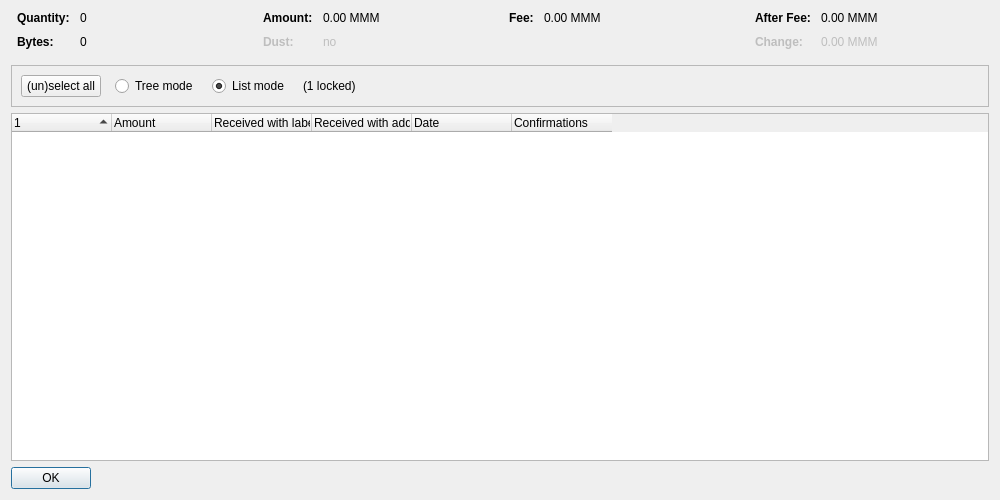
<?xml version="1.0" encoding="UTF-8"?>
<ui version="4.0">
 <class>CoinControlDialog</class>
 <widget class="QDialog" name="CoinControlDialog">
  <property name="geometry">
   <rect>
    <x>0</x>
    <y>0</y>
    <width>1000</width>
    <height>500</height>
   </rect>
  </property>
  <property name="windowTitle">
   <string>Coin Selection</string>
  </property>
  <layout class="QVBoxLayout" name="verticalLayout">
   <item>
    <layout class="QHBoxLayout" name="horizontalLayoutTop" stretch="0,0,0,0">
     <property name="topMargin">
      <number>0</number>
     </property>
     <property name="bottomMargin">
      <number>10</number>
     </property>
     <item>
      <layout class="QFormLayout" name="formLayoutCoinControl1">
       <property name="horizontalSpacing">
        <number>10</number>
       </property>
       <property name="verticalSpacing">
        <number>10</number>
       </property>
       <property name="leftMargin">
        <number>6</number>
       </property>
       <property name="rightMargin">
        <number>6</number>
       </property>
       <item row="0" column="0">
        <widget class="QLabel" name="labelCoinControlQuantityText">
         <property name="font">
          <font>
           <weight>75</weight>
           <bold>true</bold>
          </font>
         </property>
         <property name="text">
          <string>Quantity:</string>
         </property>
        </widget>
       </item>
       <item row="0" column="1">
        <widget class="QLabel" name="labelCoinControlQuantity">
         <property name="cursor">
          <cursorShape>IBeamCursor</cursorShape>
         </property>
         <property name="contextMenuPolicy">
          <enum>Qt::ActionsContextMenu</enum>
         </property>
         <property name="text">
          <string notr="true">0</string>
         </property>
         <property name="textInteractionFlags">
          <set>Qt::LinksAccessibleByMouse|Qt::TextSelectableByKeyboard|Qt::TextSelectableByMouse</set>
         </property>
        </widget>
       </item>
       <item row="1" column="0">
        <widget class="QLabel" name="labelCoinControlBytesText">
         <property name="font">
          <font>
           <weight>75</weight>
           <bold>true</bold>
          </font>
         </property>
         <property name="text">
          <string>Bytes:</string>
         </property>
        </widget>
       </item>
       <item row="1" column="1">
        <widget class="QLabel" name="labelCoinControlBytes">
         <property name="cursor">
          <cursorShape>IBeamCursor</cursorShape>
         </property>
         <property name="contextMenuPolicy">
          <enum>Qt::ActionsContextMenu</enum>
         </property>
         <property name="text">
          <string notr="true">0</string>
         </property>
         <property name="textInteractionFlags">
          <set>Qt::LinksAccessibleByMouse|Qt::TextSelectableByKeyboard|Qt::TextSelectableByMouse</set>
         </property>
        </widget>
       </item>
      </layout>
     </item>
     <item>
      <layout class="QFormLayout" name="formLayoutCoinControl2">
       <property name="horizontalSpacing">
        <number>10</number>
       </property>
       <property name="verticalSpacing">
        <number>10</number>
       </property>
       <property name="leftMargin">
        <number>6</number>
       </property>
       <property name="rightMargin">
        <number>6</number>
       </property>
       <item row="0" column="0">
        <widget class="QLabel" name="labelCoinControlAmountText">
         <property name="font">
          <font>
           <weight>75</weight>
           <bold>true</bold>
          </font>
         </property>
         <property name="text">
          <string>Amount:</string>
         </property>
        </widget>
       </item>
       <item row="0" column="1">
        <widget class="QLabel" name="labelCoinControlAmount">
         <property name="cursor">
          <cursorShape>IBeamCursor</cursorShape>
         </property>
         <property name="contextMenuPolicy">
          <enum>Qt::ActionsContextMenu</enum>
         </property>
         <property name="text">
          <string notr="true">0.00 MMM</string>
         </property>
         <property name="textInteractionFlags">
          <set>Qt::LinksAccessibleByMouse|Qt::TextSelectableByKeyboard|Qt::TextSelectableByMouse</set>
         </property>
        </widget>
       </item>
       <item row="1" column="0">
        <widget class="QLabel" name="labelCoinControlLowOutputText">
         <property name="enabled">
          <bool>false</bool>
         </property>
         <property name="font">
          <font>
           <weight>75</weight>
           <bold>true</bold>
          </font>
         </property>
         <property name="text">
          <string>Dust:</string>
         </property>
        </widget>
       </item>
       <item row="1" column="1">
        <widget class="QLabel" name="labelCoinControlLowOutput">
         <property name="enabled">
          <bool>false</bool>
         </property>
         <property name="cursor">
          <cursorShape>IBeamCursor</cursorShape>
         </property>
         <property name="contextMenuPolicy">
          <enum>Qt::ActionsContextMenu</enum>
         </property>
         <property name="text">
          <string notr="true">no</string>
         </property>
         <property name="textInteractionFlags">
          <set>Qt::LinksAccessibleByMouse|Qt::TextSelectableByKeyboard|Qt::TextSelectableByMouse</set>
         </property>
        </widget>
       </item>
      </layout>
     </item>
     <item>
      <layout class="QFormLayout" name="formLayoutCoinControl3">
       <property name="horizontalSpacing">
        <number>10</number>
       </property>
       <property name="verticalSpacing">
        <number>10</number>
       </property>
       <property name="leftMargin">
        <number>6</number>
       </property>
       <property name="rightMargin">
        <number>6</number>
       </property>
       <item row="0" column="0">
        <widget class="QLabel" name="labelCoinControlFeeText">
         <property name="font">
          <font>
           <weight>75</weight>
           <bold>true</bold>
          </font>
         </property>
         <property name="text">
          <string>Fee:</string>
         </property>
        </widget>
       </item>
       <item row="0" column="1">
        <widget class="QLabel" name="labelCoinControlFee">
         <property name="cursor">
          <cursorShape>IBeamCursor</cursorShape>
         </property>
         <property name="contextMenuPolicy">
          <enum>Qt::ActionsContextMenu</enum>
         </property>
         <property name="text">
          <string notr="true">0.00 MMM</string>
         </property>
         <property name="textInteractionFlags">
          <set>Qt::LinksAccessibleByMouse|Qt::TextSelectableByKeyboard|Qt::TextSelectableByMouse</set>
         </property>
        </widget>
       </item>
      </layout>
     </item>
     <item>
      <layout class="QFormLayout" name="formLayoutCoinControl4">
       <property name="horizontalSpacing">
        <number>10</number>
       </property>
       <property name="verticalSpacing">
        <number>10</number>
       </property>
       <property name="leftMargin">
        <number>6</number>
       </property>
       <property name="rightMargin">
        <number>6</number>
       </property>
       <item row="0" column="0">
        <widget class="QLabel" name="labelCoinControlAfterFeeText">
         <property name="font">
          <font>
           <weight>75</weight>
           <bold>true</bold>
          </font>
         </property>
         <property name="text">
          <string>After Fee:</string>
         </property>
        </widget>
       </item>
       <item row="0" column="1">
        <widget class="QLabel" name="labelCoinControlAfterFee">
         <property name="cursor">
          <cursorShape>IBeamCursor</cursorShape>
         </property>
         <property name="contextMenuPolicy">
          <enum>Qt::ActionsContextMenu</enum>
         </property>
         <property name="text">
          <string notr="true">0.00 MMM</string>
         </property>
         <property name="textInteractionFlags">
          <set>Qt::LinksAccessibleByMouse|Qt::TextSelectableByKeyboard|Qt::TextSelectableByMouse</set>
         </property>
        </widget>
       </item>
       <item row="1" column="0">
        <widget class="QLabel" name="labelCoinControlChangeText">
         <property name="enabled">
          <bool>false</bool>
         </property>
         <property name="font">
          <font>
           <weight>75</weight>
           <bold>true</bold>
          </font>
         </property>
         <property name="text">
          <string>Change:</string>
         </property>
        </widget>
       </item>
       <item row="1" column="1">
        <widget class="QLabel" name="labelCoinControlChange">
         <property name="enabled">
          <bool>false</bool>
         </property>
         <property name="cursor">
          <cursorShape>IBeamCursor</cursorShape>
         </property>
         <property name="contextMenuPolicy">
          <enum>Qt::ActionsContextMenu</enum>
         </property>
         <property name="text">
          <string notr="true">0.00 MMM</string>
         </property>
         <property name="textInteractionFlags">
          <set>Qt::LinksAccessibleByMouse|Qt::TextSelectableByKeyboard|Qt::TextSelectableByMouse</set>
         </property>
        </widget>
       </item>
      </layout>
     </item>
    </layout>
   </item>
   <item>
    <widget class="QFrame" name="frame">
     <property name="minimumSize">
      <size>
       <width>0</width>
       <height>40</height>
      </size>
     </property>
     <property name="frameShape">
      <enum>QFrame::StyledPanel</enum>
     </property>
     <property name="frameShadow">
      <enum>QFrame::Sunken</enum>
     </property>
     <layout class="QHBoxLayout" name="horizontalLayout">
      <item>
       <layout class="QHBoxLayout" name="horizontalLayoutPanel" stretch="0,0,0,0,0">
        <property name="spacing">
         <number>14</number>
        </property>
        <item>
         <widget class="QPushButton" name="pushButtonSelectAll">
          <property name="sizePolicy">
           <sizepolicy hsizetype="Maximum" vsizetype="Fixed">
            <horstretch>0</horstretch>
            <verstretch>0</verstretch>
           </sizepolicy>
          </property>
          <property name="text">
           <string>(un)select all</string>
          </property>
          <property name="autoDefault">
           <bool>false</bool>
          </property>
         </widget>
        </item>
        <item>
         <widget class="QRadioButton" name="radioTreeMode">
          <property name="sizePolicy">
           <sizepolicy hsizetype="Maximum" vsizetype="Fixed">
            <horstretch>0</horstretch>
            <verstretch>0</verstretch>
           </sizepolicy>
          </property>
          <property name="text">
           <string>Tree mode</string>
          </property>
         </widget>
        </item>
        <item>
         <widget class="QRadioButton" name="radioListMode">
          <property name="sizePolicy">
           <sizepolicy hsizetype="Maximum" vsizetype="Fixed">
            <horstretch>0</horstretch>
            <verstretch>0</verstretch>
           </sizepolicy>
          </property>
          <property name="text">
           <string>List mode</string>
          </property>
          <property name="checked">
           <bool>true</bool>
          </property>
         </widget>
        </item>
        <item>
         <widget class="QLabel" name="labelLocked">
          <property name="text">
           <string notr="true">(1 locked)</string>
          </property>
         </widget>
        </item>
        <item>
         <spacer name="horizontalSpacer">
          <property name="orientation">
           <enum>Qt::Horizontal</enum>
          </property>
          <property name="sizeHint" stdset="0">
           <size>
            <width>40</width>
            <height>20</height>
           </size>
          </property>
         </spacer>
        </item>
       </layout>
      </item>
     </layout>
    </widget>
   </item>
   <item>
    <widget class="CoinControlTreeWidget" name="treeWidget">
     <property name="contextMenuPolicy">
      <enum>Qt::CustomContextMenu</enum>
     </property>
     <property name="sortingEnabled">
      <bool>false</bool>
     </property>
     <property name="columnCount">
      <number>6</number>
     </property>
     <attribute name="headerShowSortIndicator" stdset="0">
      <bool>true</bool>
     </attribute>
     <attribute name="headerStretchLastSection">
      <bool>false</bool>
     </attribute>
     <column>
      <property name="text">
       <string/>
      </property>
     </column>
     <column>
      <property name="text">
       <string>Amount</string>
      </property>
     </column>
     <column>
      <property name="text">
       <string>Received with label</string>
      </property>
     </column>
     <column>
      <property name="text">
       <string>Received with address</string>
      </property>
     </column>
     <column>
      <property name="text">
       <string>Date</string>
      </property>
     </column>
     <column>
      <property name="text">
       <string>Confirmations</string>
      </property>
      <property name="toolTip">
       <string>Confirmed</string>
      </property>
     </column>
     <column>
      <property name="text">
       <string/>
      </property>
     </column>
     <column>
      <property name="text">
       <string/>
      </property>
     </column>
     <column>
      <property name="text">
       <string/>
      </property>
     </column>
     <column>
      <property name="text">
       <string/>
      </property>
     </column>
    </widget>
   </item>
   <item>
    <widget class="QDialogButtonBox" name="buttonBox">
     <property name="sizePolicy">
      <sizepolicy hsizetype="Maximum" vsizetype="Fixed">
       <horstretch>0</horstretch>
       <verstretch>0</verstretch>
      </sizepolicy>
     </property>
     <property name="orientation">
      <enum>Qt::Horizontal</enum>
     </property>
     <property name="standardButtons">
      <set>QDialogButtonBox::Ok</set>
     </property>
    </widget>
   </item>
  </layout>
 </widget>
 <customwidgets>
  <customwidget>
   <class>CoinControlTreeWidget</class>
   <extends>QTreeWidget</extends>
   <header>qt/coincontroltreewidget.h</header>
  </customwidget>
 </customwidgets>
 <resources/>
 <connections/>
</ui>
